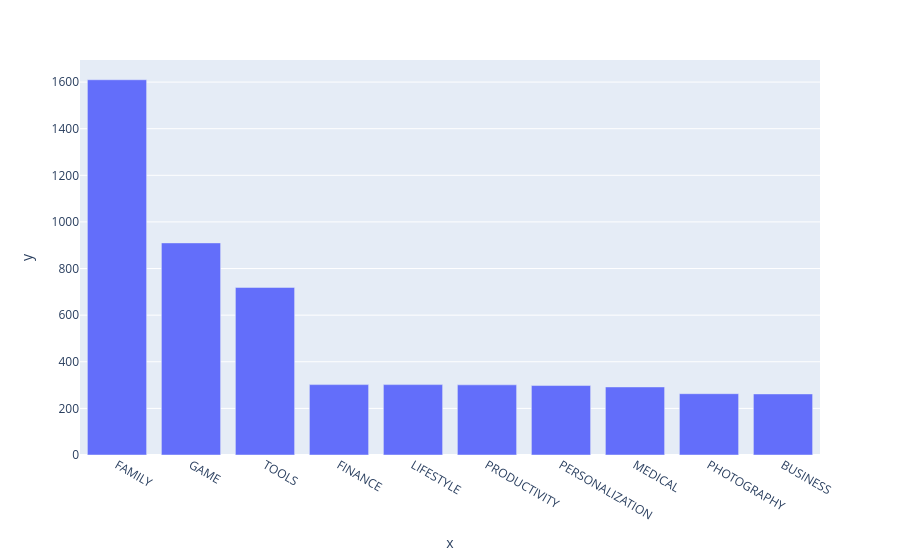

The cell this chart's notebook holds for it:
### Markdown cell above
---
**Bar Charts**

### Code cell
x = df_apps_clean.Category.value_counts()[:10].index
y = df_apps_clean.Category.value_counts()[:10].values

bar = px.bar(x=x,y=y)
bar.show()

### Figure 1 — Plotly figure (JSON) as saved in the notebook; plotly's stock layout.template omitted (floating-point values rounded to 4 significant figures)
{"data": [{"hovertemplate": "x=%{x}<br>y=%{y}<extra></extra>", "legendgroup": "", "marker": {"color": "#636efa", "pattern": {"shape": ""}}, "name": "", "orientation": "v", "showlegend": false, "textposition": "auto", "type": "bar", "x": ["FAMILY", "GAME", "TOOLS", "FINANCE", "LIFESTYLE", "PRODUCTIVITY", "PERSONALIZATION", "MEDICAL", "PHOTOGRAPHY", "BUSINESS"], "xaxis": "x", "y": [1610, 910, 719, 302, 302, 301, 298, 292, 263, 262], "yaxis": "y"}], "layout": {"barmode": "relative", "legend": {"tracegroupgap": 0}, "margin": {"t": 60}, "xaxis": {"anchor": "y", "domain": [0, 1], "title": {"text": "x"}}, "yaxis": {"anchor": "x", "domain": [0, 1], "title": {"text": "y"}}}}
